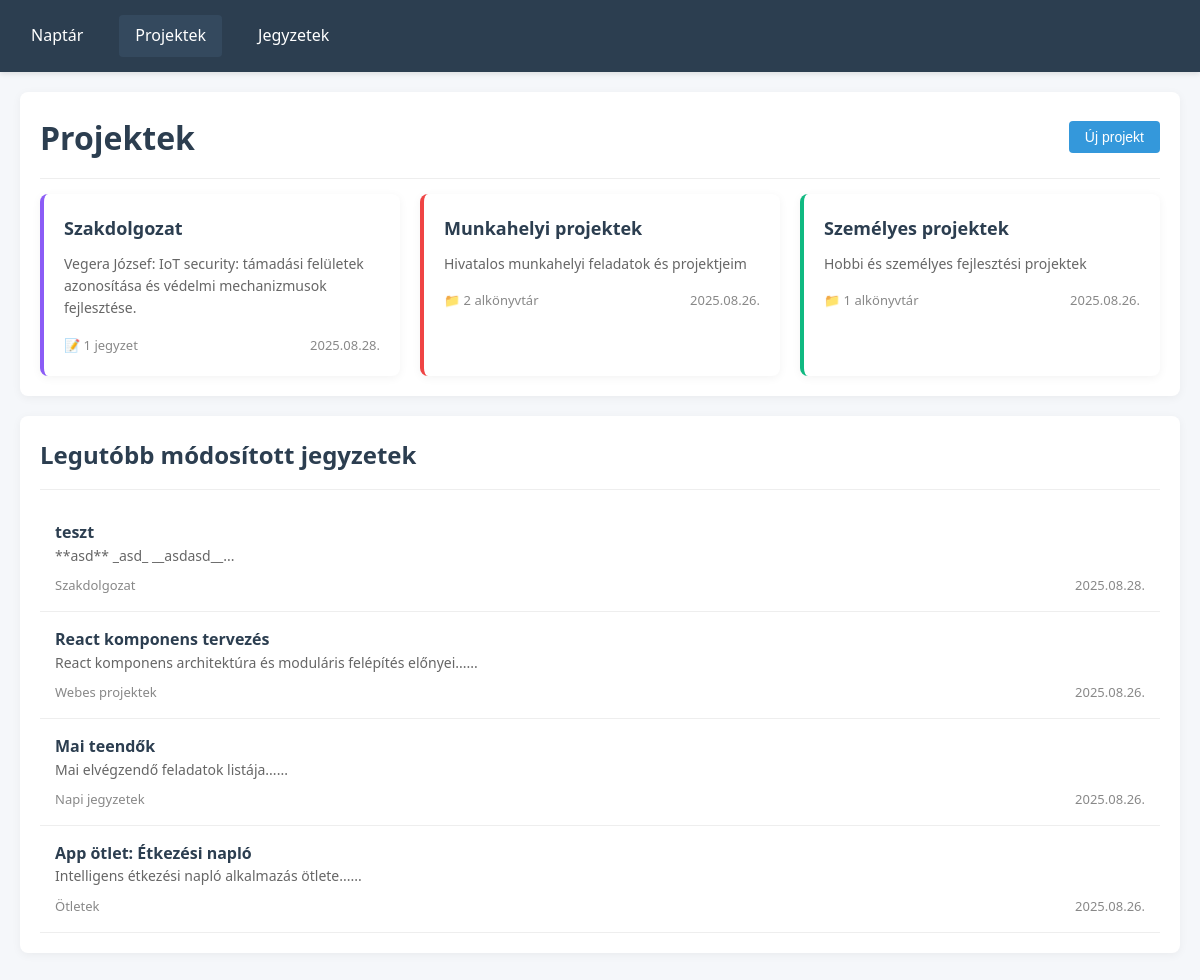
Page /?page=projects on the committed database.
### tables this page shows
CREATE TABLE `collections` (
  `id` int(11) NOT NULL,
  `parent_id` int(11) DEFAULT NULL,
  `user_id` int(11) NOT NULL,
  `name` varchar(255) NOT NULL,
  `type` enum('project','note') NOT NULL,
  `description` text DEFAULT NULL,
  `color` varchar(7) DEFAULT '#3B82F6',
  `tags` longtext DEFAULT NULL CHECK (json_valid(`tags`)),
  `sort_order` int(11) DEFAULT 0,
  `is_pinned` tinyint(1) DEFAULT 0,
  `deleted_at` timestamp NULL DEFAULT NULL,
  `created_at` timestamp NOT NULL DEFAULT current_timestamp(),
  `updated_at` timestamp NOT NULL DEFAULT current_timestamp() ON UPDATE current_timestamp()
);

CREATE TABLE `notes` (
  `id` int(11) NOT NULL,
  `collection_id` int(11) NOT NULL,
  `user_id` int(11) NOT NULL,
  `title` varchar(255) NOT NULL,
  `content` text DEFAULT NULL,
  `excerpt` varchar(500) DEFAULT NULL,
  `is_pinned` tinyint(1) DEFAULT 0,
  `sort_order` int(11) DEFAULT 0,
  `deleted_at` timestamp NULL DEFAULT NULL,
  `created_at` timestamp NOT NULL DEFAULT current_timestamp(),
  `updated_at` timestamp NOT NULL DEFAULT current_timestamp() ON UPDATE current_timestamp()
);

### controllers/BaseController.php (called while the page is built, shortened)
<?php
require_once 'Database.php';
class BaseController {
    public function __construct() {
        $database = new Database();
        $this->db = $database->connect();
    }
    protected function render($view, $data = []) {
        extract($data);
        require __DIR__ . '/../views/' . $view . '.php';
        $content = ob_get_clean();
        require __DIR__ . '/../views/layouts/layout.php';
    }
}

### controllers/Database.php (called while the page is built, shortened)
<?php
class Database {
    private $host = 'localhost';
    private $db_name = 'webapp_calendar';
    private $username = 'root';
    private $password = '';
    public function connect() {
        $this->conn = null;
        try {
            $this->conn = new PDO(
                'mysql:host=' . $this->host . ';dbname=' . $this->db_name . ';charset=utf8mb4',
                $this->username,
                $this->password,
                [
                    PDO::ATTR_ERRMODE => PDO::ERRMODE_EXCEPTION,
                    PDO::ATTR_DEFAULT_FETCH_MODE => PDO::FETCH_ASSOC
                ]
            );
            $this->conn->exec("SET NAMES utf8mb4");
        } catch(PDOException $e) {
            echo "Connection Error: " . $e->getMessage();
        }
        return $this->conn;
    }
}

### controllers/ProjectsController.php (called while the page is built, shortened)
<?php
require_once 'BaseController.php';
class ProjectsController extends BaseController {
    public function index() {
        $projects = $this->getProjects();
        $recentNotes = $this->getRecentNotes();
        return $this->render('projects/index', [
            'title' => 'Projektek',
            'projects' => $projects,
            'recentNotes' => $recentNotes
        ]);
    }
    private function getProjects() {
        $query = "SELECT c.*,
                 COUNT(DISTINCT child.id) as subproject_count,
                 COUNT(DISTINCT n.id) as note_count
                 FROM collections c
                 LEFT JOIN collections child ON c.id = child.parent_id AND child.deleted_at IS NULL
                 LEFT JOIN notes n ON c.id = n.collection_id AND n.deleted_at IS NULL
                 WHERE c.user_id = 1
                 AND c.type = 'project'
                 AND c.parent_id IS NULL
                 AND c.deleted_at IS NULL
                 GROUP BY c.id
                 ORDER BY c.sort_order, c.name";
        $stmt = $this->db->prepare($query);
        $stmt->execute();
        return $stmt->fetchAll(PDO::FETCH_ASSOC);
    }
    private function getRecentNotes() {
        $query = "SELECT n.*, c.name as collection_name, c.color
                 FROM notes n
                 JOIN collections c ON n.collection_id = c.id
                 WHERE n.user_id = 1
                 AND n.deleted_at IS NULL
                 ORDER BY n.updated_at DESC
                 LIMIT 10";
        $stmt = $this->db->prepare($query);
        $stmt->execute();
        return $stmt->fetchAll(PDO::FETCH_ASSOC);
    }
}

### views/projects/index.php (the view, shortened to what this page needs)
<?php
$successMessage = $_SESSION['success_message'] ?? '';
$errorMessage = $_SESSION['error_message'] ?? '';
?>
<div class="card">
    <div class="card-header">
        <h1>Projektek</h1>
        <button class="btn btn-primary" onclick="openProjectModal()">Új projekt</button>
    </div>
    <div class="project-grid">
        <?php if (empty($projects)): ?>
            <div class="empty-state">
                <p>Még nincsenek projektek.</p>
                <button class="btn btn-primary" onclick="openProjectModal()">Első projekt létrehozása</button>
            </div>
        <?php else: ?>
            <?php foreach ($projects as $project): ?>
                <div class="project-card" style="border-left-color: <?= $project['color'] ?>;"
                     onclick="openProject(<?= $project['id'] ?>)">
                    <div class="project-title"><?= htmlspecialchars($project['name']) ?></div>
                    <div class="project-description"><?= htmlspecialchars($project['description'] ?? '') ?></div>
                    <div class="project-meta">
                        <?php if ($project['subproject_count'] > 0): ?>
                            <span class="subproject-count">📁 <?= $project['subproject_count'] ?> alkönyvtár</span>
                        <?php endif; ?>
                        <?php if ($project['note_count'] > 0): ?>
                            <span class="note-count">📝 <?= $project['note_count'] ?> jegyzet</span>
                        <?php endif; ?>
                        <span><?= date('Y.m.d.', strtotime($project['created_at'])) ?></span>
                    </div>
                </div>
            <?php endforeach; ?>
        <?php endif; ?>
    </div>
</div>
<div class="card">
    <div class="card-header">
        <h2>Legutóbb módosított jegyzetek</h2>
    </div>
    <ul class="note-list">
        <?php if (empty($recentNotes)): ?>
            <li class="note-item">
                <div class="note-excerpt">Még nincsenek jegyzetek.</div>
            </li>
        <?php else: ?>
            <?php foreach ($recentNotes as $note): ?>
                <li class="note-item" onclick="openNote(<?= $note['id'] ?>)">
                    <div class="note-title"><?= htmlspecialchars($note['title']) ?></div>
                    <div class="note-excerpt"><?= htmlspecialchars($note['excerpt'] ?? mb_substr(strip_tags($note['content']), 0, 100)) ?>...</div>
                    <div class="project-meta">
                        <span><?= htmlspecialchars($note['collection_name']) ?></span>
                        <span><?= date('Y.m.d.', strtotime($note['updated_at'])) ?></span>
                    </div>
                </li>
            <?php endforeach; ?>
        <?php endif; ?>
    </ul>
</div>

### index.php (shortened to what this page needs)
<?php
require_once __DIR__ . '/controllers/BaseController.php';
$page = $_GET['page'] ?? 'calendar';
switch ($page) {
    case 'projects':
        require_once __DIR__ . '/controllers/ProjectsController.php';
        $controller = new ProjectsController();
        echo $controller->index();
        break;
}

### views/layouts/layout.php (shortened to what this page needs)
<!DOCTYPE html>
<html lang="hu">
<head>
    <link rel="stylesheet" href="assets/css/style.css">
</head>
<body>
    <nav class="navbar">
        <a href="?page=calendar" class="<?= (isset($_GET['page']) && $_GET['page'] === 'calendar') ? 'active' : '' ?>">Naptár</a>
        <a href="?page=projects" class="<?= (isset($_GET['page']) && $_GET['page'] === 'projects') ? 'active' : '' ?>">Projektek</a>
        <a href="?page=notes" class="<?= (isset($_GET['page']) && $_GET['page'] === 'notes') ? 'active' : '' ?>">Jegyzetek</a>
    </nav>
    <main>
        <?= $content ?>
    </main>
</body>
</html>

### assets/css/style.css (style rules this page uses)
body { font-family: 'Segoe UI', Tahoma, Geneva, Verdana, sans-serif; margin: 0; padding: 0; background-color: #f5f7fa; color: #333; line-height: 1.6; }
.navbar { background: #2c3e50; color: white; padding: 15px; display: flex; gap: 20px; box-shadow: 0 2px 5px rgba(0,0,0,0.1); }
.navbar a { color: white; text-decoration: none; padding: 8px 16px; border-radius: 4px; transition: background-color 0.3s; }
.navbar a:hover, .navbar a.active { background-color: #34495e; }
main { padding: 20px; max-width: 1200px; margin: 0 auto; }
.card { background: white; border-radius: 8px; box-shadow: 0 2px 10px rgba(0,0,0,0.05); padding: 20px; margin-bottom: 20px; }
.card-header { border-bottom: 1px solid #eee; padding-bottom: 15px; margin-bottom: 15px; display: flex; justify-content: space-between; align-items: center; }
.card-header h1, .card-header h2 { margin: 0; color: #2c3e50; }
.project-grid { display: grid; grid-template-columns: repeat(auto-fill, minmax(300px, 1fr)); gap: 20px; }
.project-card { background: white; border-radius: 8px; box-shadow: 0 2px 10px rgba(0,0,0,0.05); padding: 20px; border-left: 4px solid #3498db; transition: transform 0.3s, box-shadow 0.3s; cursor: pointer; }
.project-title { font-size: 18px; font-weight: bold; margin-bottom: 10px; color: #2c3e50; }
.project-description { color: #666; margin-bottom: 15px; font-size: 14px; }
.project-meta { display: flex; justify-content: space-between; align-items: center; font-size: 13px; color: #888; }
.subproject-count { display: inline-flex; align-items: center; gap: 5px; }
.collection-list, .note-list { list-style: none; padding: 0; margin: 0; }
.collection-item, .note-item { padding: 15px; border-bottom: 1px solid #eee; transition: background-color 0.3s; }
.note-title { font-weight: bold; margin-bottom: 5px; color: #2c3e50; }
.note-excerpt { color: #666; font-size: 14px; margin-bottom: 8px; }
.btn { padding: 8px 16px; border: none; border-radius: 4px; cursor: pointer; font-size: 14px; transition: background-color 0.3s; text-decoration: none; display: inline-block; text-align: center; }
.btn-primary { background-color: #3498db; color: white; }
.project-card { position: relative; cursor: pointer; transition: all 0.3s ease; }
.note-item { cursor: pointer; transition: background-color 0.3s ease; }
.project-description { color: #666; margin-bottom: 15px; }
.project-meta { display: flex; gap: 15px; font-size: 13px; color: #888; }
.note-title { margin: 0; color: #2c3e50; font-size: 16px; }
.note-excerpt { color: #666; margin-bottom: 10px; line-height: 1.4; }

### rows in the picture
collections: name "Szakdolgozat", description "Vegera József: IoT security: támadási felületek azonosítása és védelmi mechanizmusok fejlesztése.", note_count "1", created_at "2025.08.28."
collections: name "Munkahelyi projektek", description "Hivatalos munkahelyi feladatok és projektjeim", subproject_count "2", created_at "2025.08.26."
collections: name "Személyes projektek", description "Hobbi és személyes fejlesztési projektek", subproject_count "1", created_at "2025.08.26."
notes: title "teszt", excerpt "**asd** _asd_ __asdasd__", collection.name "Szakdolgozat", updated_at "2025.08.28."
notes: title "React komponens tervezés", excerpt "React komponens architektúra és moduláris felépítés előnyei...", collection.name "Webes projektek", updated_at "2025.08.26."
notes: title "Mai teendők", excerpt "Mai elvégzendő feladatok listája...", collection.name "Napi jegyzetek", updated_at "2025.08.26."
notes: title "App ötlet: Étkezési napló", excerpt "Intelligens étkezési napló alkalmazás ötlete...", collection.name "Ötletek", updated_at "2025.08.26."
